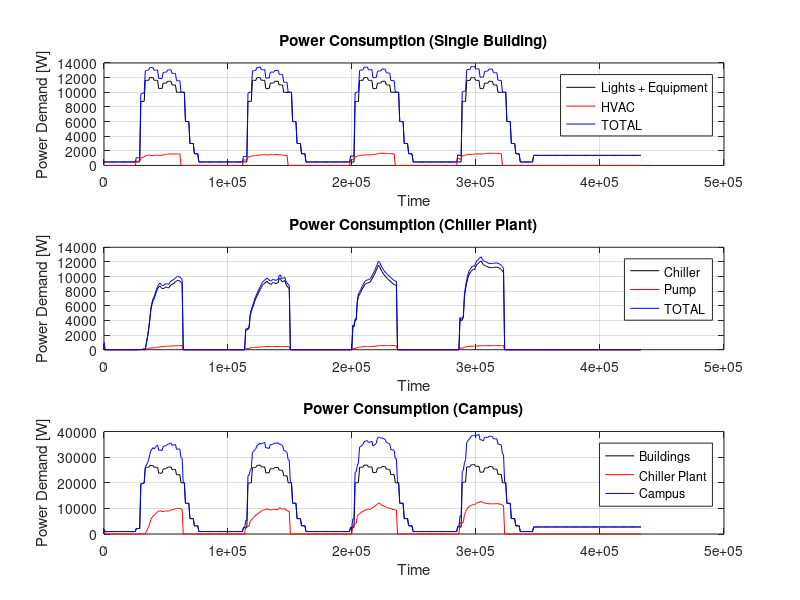

Write the MATLAB code that produced this figure.
power = load('Power.mat');

data = power.Power.signals.values;
time = power.Power.time;

%% BUILDING 
subplot(3,1,1);plot(time, data(:,1), 'k', time, data(:,2), 'r', time, data(:,1)+data(:,2), 'b');
legend('Lights + Equipment', 'HVAC', 'TOTAL');
grid on;
xlabel('Time');
ylabel('Power Demand [W]');
title('Power Consumption (Single Building)');

%% CHILLER PLANT
subplot(3,1,2);plot(time, data(:,5), 'k', time, data(:,6), 'r', time, data(:,5)+data(:,6), 'b');
legend('Chiller', 'Pump', 'TOTAL');
grid on;
xlabel('Time');
ylabel('Power Demand [W]');
title('Power Consumption (Chiller Plant)');

%% TOTAL CAMPUS
build_tot = data(:,1)+data(:,2)+data(:,3)+data(:,4);
chiller_tot = data(:,5)+data(:,6);
campus_tot = chiller_tot + build_tot;
subplot(3,1,3);;plot(time, build_tot, 'k', time, chiller_tot, 'r', time, campus_tot, 'b');
legend('Buildings', 'Chiller Plant', 'Campus');
grid on;
xlabel('Time');
ylabel('Power Demand [W]');
title('Power Consumption (Campus)');




